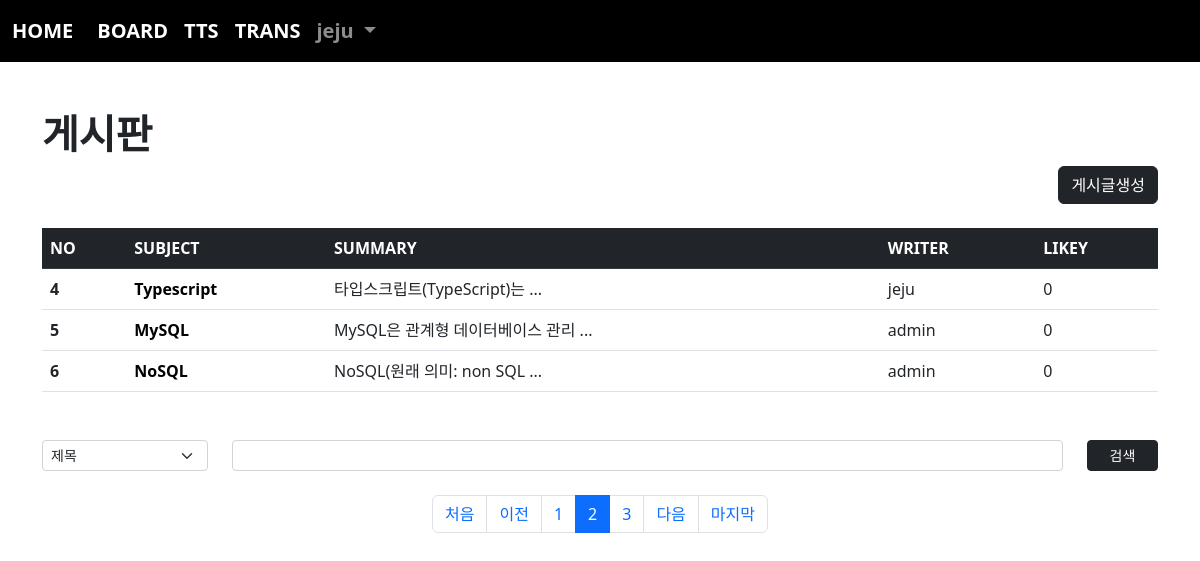
Page /board/index/?page=2&cate=&kw= (signed in) on the committed database.
### acc/models.py (models this page shows, shortened)
class User(AbstractUser):
    pic = models.ImageField(upload_to="user/%y/%m")
    comment = models.TextField(blank=True)
    point = models.IntegerField(default=0)

### board/models.py (models this page shows, shortened)
class Board(models.Model):
    subject = models.CharField(max_length=100)
    writer = models.ForeignKey(User, on_delete=models.CASCADE, related_name="writer")
    content = models.TextField(blank=True)
    pubdate = models.DateTimeField()
    likey = models.ManyToManyField(User, blank=True, related_name="likey")
    def summary(self):
        if len(self.content) > 20:
            return f"{self.content[:20]} ..."
        return self.content

### board/views.py (the view)
# urls.py: path("index/", views.index, name="index"),
def index(request):
    kw = request.GET.get("kw", "")
    cate = request.GET.get("cate", "")
    pg = request.GET.get("page", 1)
    if kw:
        if cate == "sub":
            b = Board.objects.filter(subject__startswith=kw)
        elif cate == "wri":
            try:
                from acc.models import User
                u = User.objects.get(username=kw)
                b = Board.objects.filter(writer=u)
            except:
                b = Board.objects.none()
        elif cate == "con":
            b = Board.objects.filter(content__contains=kw)
        else:
            pass # 20일
            b = Board.objects.none()
    else:
        b = Board.objects.all()
    pag = Paginator(b, 3)
    obj = pag.get_page(pg)
    context = {
        "bset" : obj,
        "kw" : kw,
        "cate" : cate
    }
    return render(request, "board/index.html", context)

### templates/board/index.html (shortened to what this page needs)
{% extends 'base.html' %}
{% block con %}
    {% load mathfilters %}
    <h1><b>게시판</b></h1>
    <div class="text-end">
        <a href="{% url 'board:create' %}" class="btn btn-dark">게시글생성</a>
    </div>
    <table class="table table-hover mt-4">
        <thead>
            <tr class="table-dark">
                <th scope="col">NO</th>
                <th scope="col">SUBJECT</th>
                <th scope="col">SUMMARY</th>
                <th scope="col">WRITER</th>
                <th scope="col">LIKEY</th>
            </tr>
        </thead>
        <tbody>
            {% if bset %}
                {% for i in bset %}
                    <tr>
                        <th scope="row">{{ bset.start_index|add:forloop.counter0 }}</th>
                        <td><a class="sub" href="{% url 'board:detail' i.id %}">{{ i.subject }}</a></td>
                        <td>{{ i.summary }}</td>
                        <td>{{ i.writer }}</td>
                        <td>{{ i.likey.count }}</td>
                    </tr>
                {% endfor %}
            {% endif %}
        </tbody>
    </table>
    <form>
        <div class="row mt-5">
            <div class="col-sm-2">
                <select name="cate" class="form-select form-select-sm">
                    <option value="sub" {% if cate == "sub" %} selected {% endif %}>제목</option>
                </select>
            </div>
            <div class="col-sm-9">
                <input type="text" name="kw" value="{{kw}}" class="form-control form-control-sm">
            </div>
            <div class="col-sm-1">
                <button class="btn btn-dark btn-sm" style="width:100%">검색</button>
            </div>
        </div>
    </form>
    <nav aria-label="Page navigation example" class="mt-4">
        <ul class="pagination justify-content-center">
            {% if bset.has_previous %}
                <li class="page-item"><a href="{% url 'board:index' %}?page=1&cate={{cate}}&kw={{kw}}" class="page-link">처음</a></li>
                <li class="page-item"><a href="{% url 'board:index' %}?page={{bset.previous_page_number}}&cate={{cate}}&kw={{kw}}" class="page-link">이전</a></li>
            {% else %}
                <li class="page-item disabled"><a class="page-link">처음</a></li>
                <li class="page-item disabled"><a class="page-link">이전</a></li>
            {% endif %}
            {% for i in bset.paginator.page_range %}
                {% if bset.number|add:5 >= i and i >= bset.number|sub:4 %}
                    <li class="page-item {% if bset.number == i %} active {% endif %}"><a class="page-link" href="{% url 'board:index' %}?page={{i}}&cate={{cate}}&kw={{kw}}">{{i}}</a></li>
                {% endif %}
            {% endfor %}
            {% if bset.has_next %}
                <li class="page-item"><a href="{% url 'board:index' %}?page={{ bset.next_page_number }}&cate={{cate}}&kw={{kw}}" class="page-link">다음</a></li>
                <li class="page-item"><a href="{% url 'board:index' %}?page={{bset.paginator.num_pages}}&cate={{cate}}&kw={{kw}}" class="page-link">마지막</a></li>
            {% else %}
                <li class="page-item disabled"><a class="page-link">다음</a></li>
                <li class="page-item disabled"><a class="page-link">마지막</a></li>
            {% endif %}
        </ul>
    </nav>
{% endblock %}

### templates/base.html (shortened to what this page needs)
<!doctype html>
<html lang="en">
    <head>
        <link href="https://cdn.jsdelivr.net/npm/bootstrap@5.2.0-beta1/dist/css/bootstrap.min.css" rel="stylesheet">
    </head>
    <body>
        {% if user.is_authenticated %}
            <nav class="navbar navbar-expand-lg navbar-dark" style="background-color: rgb(0, 0, 0); font-weight: bold; font-size: 20px;">
                <div class="container-fluid">
                    <a class="navbar-brand" href="{% url 'acc:index' %}">HOME</a>
                    <div class="collapse navbar-collapse" id="navbarSupportedContent">
                        <ul class="navbar-nav me-auto mb-2 mb-lg-0">
                            <li class="nav-item">
                                <a class="nav-link active" aria-current="page" href="{% url 'board:index' %}">BOARD</a>
                            </li>
                            <li class="nav-item">
                                <a class="nav-link active" aria-current="page" href="{% url 'tts:index' %}">TTS</a>
                            </li>
                            <li class="nav-item">
                                <a class="nav-link active" aria-current="page" href="{% url 'trans:index' %}">TRANS</a>
                            </li>
                            <li class="nav-item dropdown">
                                <a class="nav-link dropdown-toggle" href="#" id="navbarDropdown" role="button" data-bs-toggle="dropdown" aria-expanded="false">
                                    {{ user }}
                                </a>
                            </li>
                        </ul>
                    </div>
                </div>
            </nav>
        {% endif %}
        <div class="container mt-5 mb-5">
            {% if user.is_authenticated %}
                {% block con %}{% endblock %}
            {% endif %}
        </div>
    </body>
</html>

### templates/board/index.html (style rules this page uses)
.sub { text-decoration: none; color:black; font-weight: bold; }

### rows in the picture
User: username "jeju"
Board: start_index|add "4", subject "Typescript", summary "타입스크립트(TypeScript)는 ...", writer "jeju", likey.count "0"
Board: start_index|add "5", subject "MySQL", summary "MySQL은 관계형 데이터베이스 관리 ...", writer "admin", likey.count "0"
Board: start_index|add "6", subject "NoSQL", summary "NoSQL(원래 의미: non SQL ...", writer "admin", likey.count "0"

### other values in the picture
{{ i }} "1" "2" "3"
